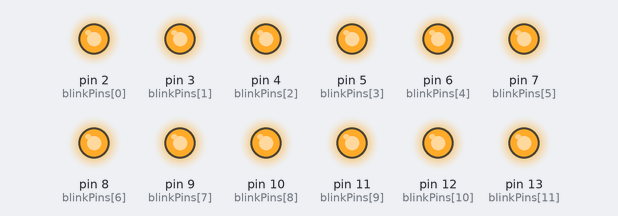
Bench run of a sketch on a simulated Arduino Uno, built with avr-gcc and run on an emulated ATmega328P. Shown: output pins drawn as LEDs (lit = HIGH).

Above: at 0.5 s.
At 3.5 s:
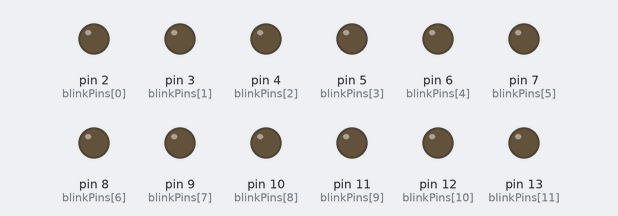
Timing chart, 0 to 4.6 s (numbered marks = the images above):
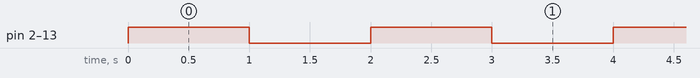

The sketch:

blink_list.ino
```cpp
/*
  Blink many

  Used to blink a list of pins
 */

int blinkPins[] = {2,3,4,5,6,7,8,9,10,11,12,13};
int lenPins = 12;
int lowToHigh = 1000; //delay in ms
int highToLow = 1000; //delay in ms

void setup() {
  // initialize digital pin 13 as an output.
  for(int i = 0; i<lenPins; i++){
    pinMode(blinkPins[i], OUTPUT);
  }
}

void loop() {
  for(int i = 0; i<lenPins; i++){
      digitalWrite(blinkPins[i], HIGH);
  }
  delay(lowToHigh);
  for(int i = 0; i<lenPins; i++){
      digitalWrite(blinkPins[i], LOW);
  }
  delay(highToLow);
}
```

Measured:
- by itself, pin 2 (blinkPins[0]), pin 3 (blinkPins[1]), pin 4 (blinkPins[2]), pin 5 (blinkPins[3]), pin 6 (blinkPins[4]), pin 7 (blinkPins[5]), pin 8 (blinkPins[6]), pin 9 (blinkPins[7]), pin 10 (blinkPins[8]), pin 11 (blinkPins[9]), pin 12 (blinkPins[10]), pin 13 (blinkPins[11]): alternates HIGH for 1.0 s and LOW for 1.0 s
